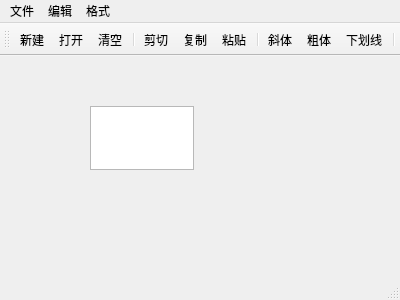
<?xml version="1.0" encoding="UTF-8"?>
<ui version="4.0">
 <class>QWMainWind</class>
 <widget class="QMainWindow" name="QWMainWind">
  <property name="geometry">
   <rect>
    <x>0</x>
    <y>0</y>
    <width>400</width>
    <height>300</height>
   </rect>
  </property>
  <property name="windowTitle">
   <string>QWMainWind</string>
  </property>
  <widget class="QWidget" name="centralWidget">
   <widget class="QTextEdit" name="txtEdit">
    <property name="geometry">
     <rect>
      <x>90</x>
      <y>50</y>
      <width>104</width>
      <height>64</height>
     </rect>
    </property>
   </widget>
  </widget>
  <widget class="QMenuBar" name="menuBar">
   <property name="geometry">
    <rect>
     <x>0</x>
     <y>0</y>
     <width>400</width>
     <height>19</height>
    </rect>
   </property>
   <widget class="QMenu" name="menu">
    <property name="title">
     <string>文件</string>
    </property>
    <addaction name="actNew"/>
    <addaction name="actOpen"/>
    <addaction name="separator"/>
    <addaction name="actClose"/>
   </widget>
   <widget class="QMenu" name="menu_2">
    <property name="title">
     <string>编辑</string>
    </property>
    <addaction name="actCut"/>
    <addaction name="actCopy"/>
    <addaction name="actPaste"/>
    <addaction name="separator"/>
    <addaction name="actClear"/>
   </widget>
   <widget class="QMenu" name="menu_3">
    <property name="title">
     <string>格式</string>
    </property>
    <addaction name="actFontBold"/>
    <addaction name="actFontItalic"/>
    <addaction name="actFontUnder"/>
    <addaction name="separator"/>
    <addaction name="actToolbarLab"/>
   </widget>
   <addaction name="menu"/>
   <addaction name="menu_2"/>
   <addaction name="menu_3"/>
  </widget>
  <widget class="QToolBar" name="mainToolBar">
   <attribute name="toolBarArea">
    <enum>TopToolBarArea</enum>
   </attribute>
   <attribute name="toolBarBreak">
    <bool>false</bool>
   </attribute>
   <addaction name="actNew"/>
   <addaction name="actOpen"/>
   <addaction name="actClear"/>
   <addaction name="separator"/>
   <addaction name="actCut"/>
   <addaction name="actCopy"/>
   <addaction name="actPaste"/>
   <addaction name="separator"/>
   <addaction name="actFontItalic"/>
   <addaction name="actFontBold"/>
   <addaction name="actFontUnder"/>
   <addaction name="separator"/>
  </widget>
  <widget class="QStatusBar" name="statusBar"/>
  <action name="actOpen">
   <property name="icon">
    <iconset resource="res.qrc">
     <normaloff>:/images/images/open3.bmp</normaloff>
     <normalon>:/images/images/open3.bmp</normalon>:/images/images/open3.bmp</iconset>
   </property>
   <property name="text">
    <string>打开...</string>
   </property>
   <property name="toolTip">
    <string>打开文件</string>
   </property>
   <property name="shortcut">
    <string>Ctrl+O</string>
   </property>
  </action>
  <action name="actClose">
   <property name="icon">
    <iconset resource="res.qrc">
     <normaloff>:/images/images/exit.bmp</normaloff>:/images/images/exit.bmp</iconset>
   </property>
   <property name="text">
    <string>退出</string>
   </property>
   <property name="toolTip">
    <string>退出</string>
   </property>
  </action>
  <action name="actClear">
   <property name="icon">
    <iconset resource="res.qrc">
     <normaloff>:/images/images/103.bmp</normaloff>:/images/images/103.bmp</iconset>
   </property>
   <property name="text">
    <string>清空</string>
   </property>
   <property name="toolTip">
    <string>清空内容</string>
   </property>
  </action>
  <action name="actFont">
   <property name="icon">
    <iconset resource="res.qrc">
     <normaloff>:/images/images/20.ico</normaloff>:/images/images/20.ico</iconset>
   </property>
   <property name="text">
    <string>字体...</string>
   </property>
   <property name="toolTip">
    <string>字体设置</string>
   </property>
  </action>
  <action name="actNew">
   <property name="icon">
    <iconset resource="res.qrc">
     <normaloff>:/images/images/new2.bmp</normaloff>:/images/images/new2.bmp</iconset>
   </property>
   <property name="text">
    <string>新建</string>
   </property>
   <property name="toolTip">
    <string>新建</string>
   </property>
   <property name="shortcut">
    <string>Ctrl+N</string>
   </property>
  </action>
  <action name="actCut">
   <property name="icon">
    <iconset resource="res.qrc">
     <normaloff>:/images/images/cut.bmp</normaloff>:/images/images/cut.bmp</iconset>
   </property>
   <property name="text">
    <string>剪切</string>
   </property>
   <property name="toolTip">
    <string>剪切</string>
   </property>
   <property name="shortcut">
    <string>Ctrl+X</string>
   </property>
  </action>
  <action name="actCopy">
   <property name="icon">
    <iconset resource="res.qrc">
     <normaloff>:/images/images/120.bmp</normaloff>:/images/images/120.bmp</iconset>
   </property>
   <property name="text">
    <string>复制</string>
   </property>
   <property name="toolTip">
    <string>复制</string>
   </property>
   <property name="shortcut">
    <string>Ctrl+C</string>
   </property>
  </action>
  <action name="actPaste">
   <property name="icon">
    <iconset resource="res.qrc">
     <normaloff>:/images/images/paste.bmp</normaloff>:/images/images/paste.bmp</iconset>
   </property>
   <property name="text">
    <string>粘贴</string>
   </property>
   <property name="toolTip">
    <string>粘贴</string>
   </property>
   <property name="shortcut">
    <string>Ctrl+V</string>
   </property>
  </action>
  <action name="actFontBold">
   <property name="checkable">
    <bool>true</bool>
   </property>
   <property name="icon">
    <iconset resource="res.qrc">
     <normaloff>:/images/images/BLD.BMP</normaloff>:/images/images/BLD.BMP</iconset>
   </property>
   <property name="text">
    <string>粗体</string>
   </property>
  </action>
  <action name="actFontItalic">
   <property name="checkable">
    <bool>true</bool>
   </property>
   <property name="icon">
    <iconset resource="res.qrc">
     <normaloff>:/images/images/ITL.BMP</normaloff>:/images/images/ITL.BMP</iconset>
   </property>
   <property name="text">
    <string>斜体</string>
   </property>
   <property name="toolTip">
    <string>斜体</string>
   </property>
  </action>
  <action name="actFontUnder">
   <property name="checkable">
    <bool>true</bool>
   </property>
   <property name="icon">
    <iconset resource="res.qrc">
     <normaloff>:/images/images/WORDUNDR.BMP</normaloff>:/images/images/WORDUNDR.BMP</iconset>
   </property>
   <property name="text">
    <string>下划线</string>
   </property>
   <property name="toolTip">
    <string>下划线</string>
   </property>
  </action>
  <action name="actToolbarLab">
   <property name="checkable">
    <bool>true</bool>
   </property>
   <property name="icon">
    <iconset resource="res.qrc">
     <normaloff>:/images/images/430.bmp</normaloff>:/images/images/430.bmp</iconset>
   </property>
   <property name="text">
    <string>显示工具栏文字标签</string>
   </property>
   <property name="toolTip">
    <string>显示工具栏文字标签</string>
   </property>
  </action>
 </widget>
 <layoutdefault spacing="6" margin="11"/>
 <resources>
  <include location="res.qrc"/>
 </resources>
 <connections>
  <connection>
   <sender>actPaste</sender>
   <signal>triggered()</signal>
   <receiver>txtEdit</receiver>
   <slot>paste()</slot>
   <hints>
    <hint type="sourcelabel">
     <x>-1</x>
     <y>-1</y>
    </hint>
    <hint type="destinationlabel">
     <x>141</x>
     <y>132</y>
    </hint>
   </hints>
  </connection>
  <connection>
   <sender>actCut</sender>
   <signal>triggered()</signal>
   <receiver>txtEdit</receiver>
   <slot>cut()</slot>
   <hints>
    <hint type="sourcelabel">
     <x>-1</x>
     <y>-1</y>
    </hint>
    <hint type="destinationlabel">
     <x>141</x>
     <y>132</y>
    </hint>
   </hints>
  </connection>
  <connection>
   <sender>actCopy</sender>
   <signal>triggered()</signal>
   <receiver>txtEdit</receiver>
   <slot>copy()</slot>
   <hints>
    <hint type="sourcelabel">
     <x>-1</x>
     <y>-1</y>
    </hint>
    <hint type="destinationlabel">
     <x>141</x>
     <y>132</y>
    </hint>
   </hints>
  </connection>
  <connection>
   <sender>actClose</sender>
   <signal>triggered()</signal>
   <receiver>txtEdit</receiver>
   <slot>close()</slot>
   <hints>
    <hint type="sourcelabel">
     <x>-1</x>
     <y>-1</y>
    </hint>
    <hint type="destinationlabel">
     <x>141</x>
     <y>132</y>
    </hint>
   </hints>
  </connection>
  <connection>
   <sender>actClear</sender>
   <signal>triggered()</signal>
   <receiver>txtEdit</receiver>
   <slot>clear()</slot>
   <hints>
    <hint type="sourcelabel">
     <x>-1</x>
     <y>-1</y>
    </hint>
    <hint type="destinationlabel">
     <x>141</x>
     <y>132</y>
    </hint>
   </hints>
  </connection>
 </connections>
</ui>
